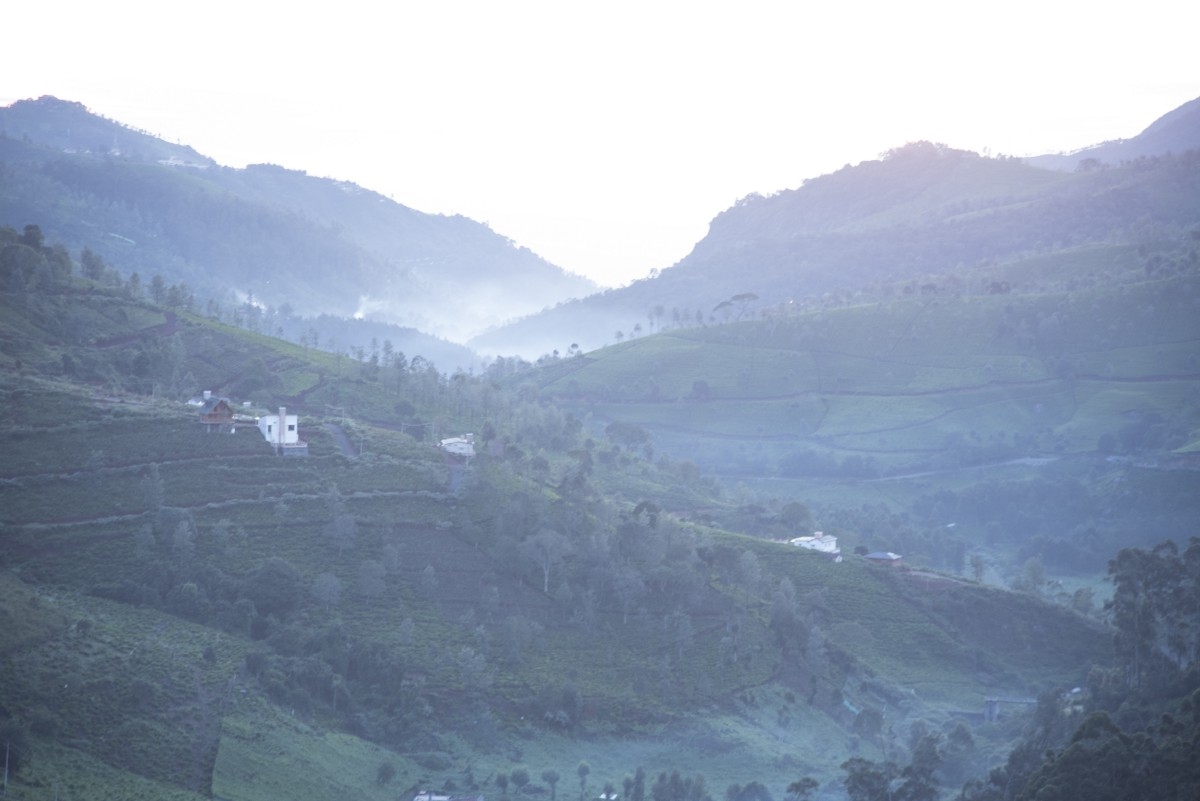
#> input picture Lab/Lab02/washed.jpeg, 1200 x 801 px
$ python washed_example.py
#> lines starting #> are read from the running program, lines starting #| are printed output that depends on the picture
"""
Joshua Stough
DIP

Viewing a washed-out image and its histogram.
"""

import matplotlib.pyplot as plt
import numpy as np
import numpy.random as random

#We're going to normalize the image and deal with floating point.
I = plt.imread('washed.jpeg').astype('float')
I = I/I.ravel().max()

#The histogram bins are just let's say 256 bins in [0,1]
bins = np.arange(256)/256

f, axarr = plt.subplots(1,2, figsize=(10, 3))

axarr[0].imshow(I) #https://matplotlib.org/api/_as_gen/matplotlib.pyplot.imshow.html
axarr[0].set_title('Washed Out Image')

axarr[1].hist(I[...,0].ravel(), bins, alpha = .6, label = 'red', color = 'r')
axarr[1].hist(I[...,1].ravel(), bins, alpha = .6, label = 'green', color = 'g')
axarr[1].hist(I[...,2].ravel(), bins, alpha = .6, label = 'blue', color = 'b')
axarr[1].legend(loc = 'upper right')
plt.show()
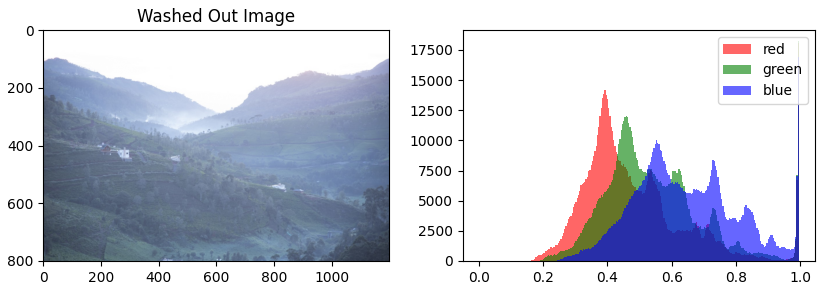
#> figure drawn by matplotlib, 2 panels; panel 2: tallest bar 18029 high, from x = 0.992 to 0.996; panel 2: tallest bar 18235 high, from x = 0.992 to 0.996; panel 2: tallest bar 16929 high, from x = 0.992 to 0.996

$ run again, with Lab/Lab02/man.jpg copied over Lab/Lab02/washed.jpeg
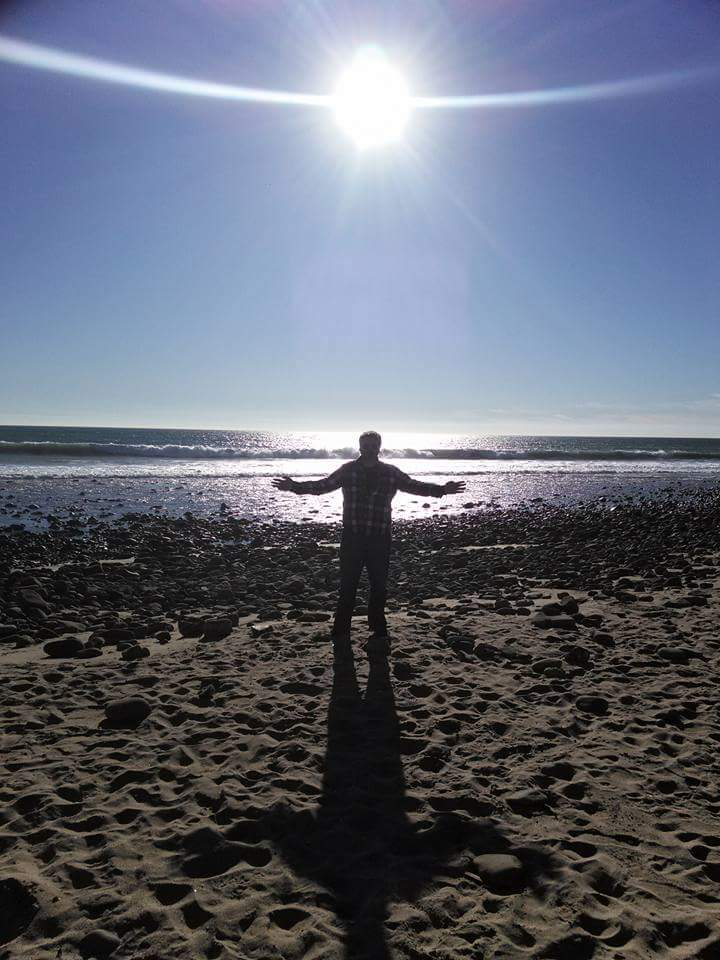
#> input picture Lab/Lab02/man.jpg, 720 x 960 px
#> `plt.show()`:
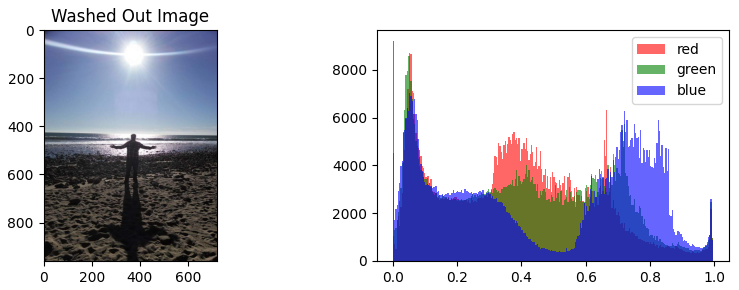
#> figure drawn by matplotlib, 2 panels; panel 2: tallest bar 8682 high, from x = 0.0547 to 0.0586; panel 2: tallest bar 8700 high, from x = 0.0508 to 0.0547; panel 2: tallest bar 9213 high, from x = 0 to 0.00391

$ run again, with Lab/Lab02/world.jpg copied over Lab/Lab02/washed.jpeg
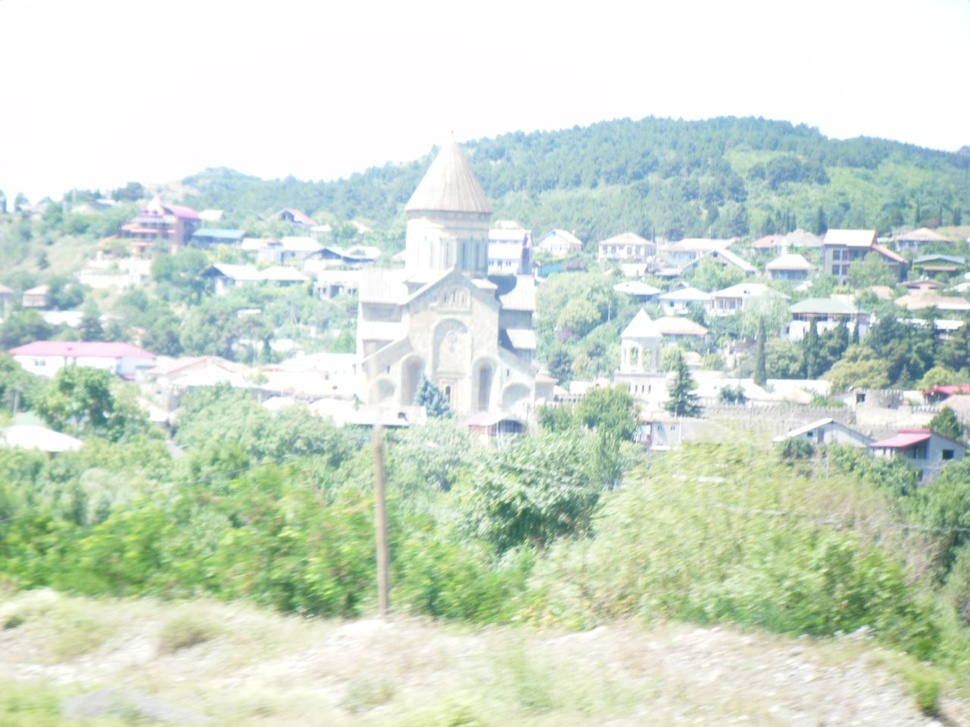
#> input picture Lab/Lab02/world.jpg, 970 x 727 px, shrunk from 1280 x 960 before the run
#> `plt.show()`:
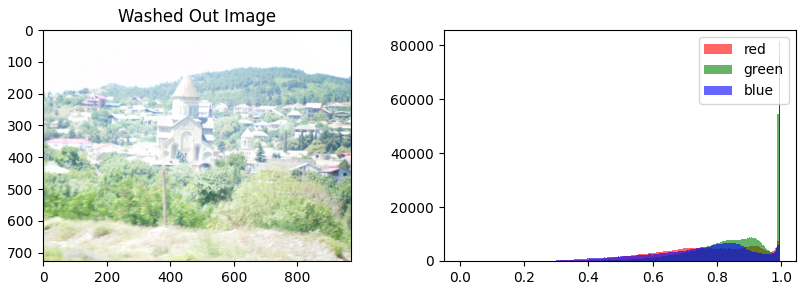
#> figure drawn by matplotlib, 2 panels; panel 2: tallest bar 81662 high, from x = 0.992 to 0.996; panel 2: tallest bar 81371 high, from x = 0.992 to 0.996; panel 2: tallest bar 77043 high, from x = 0.992 to 0.996
